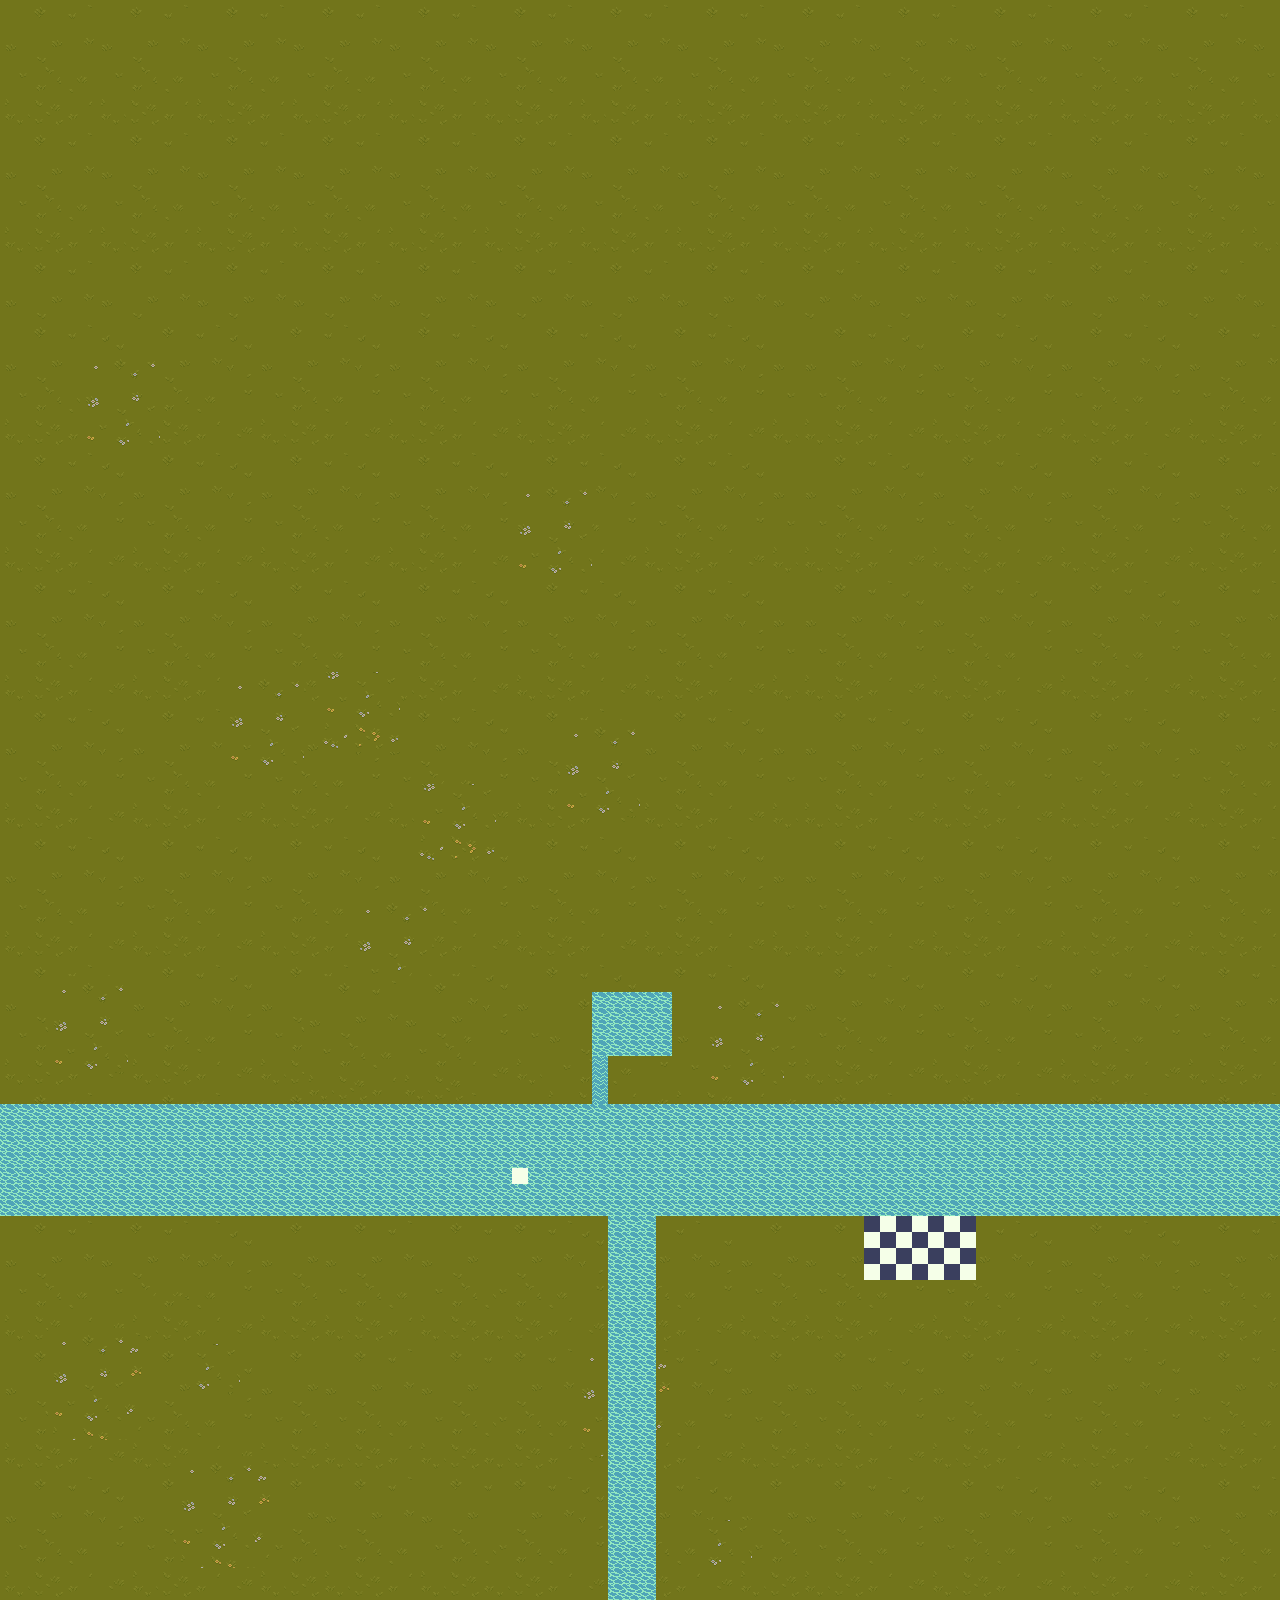

A level layout from a 2D game, rendered from its tile map. Below: a short description, then the map file with tile-grid data replaced by summaries:
An orthogonal 80x100 tile map with 16x16 px tiles, 1 tile layer (scene), 14 tilesets and 95 objects.

<map version="1.10" tiledversion="1.10.1" orientation="orthogonal" renderorder="right-down" width="80" height="100" tilewidth="16" tileheight="16" infinite="0" nextlayerid="3" nextobjectid="222">
 <tileset firstgid="1" name="TX Tileset Grass" tilewidth="16" tileheight="16" tilecount="256" columns="16">
  <image source="TX Tileset Grass.png" width="256" height="256" />
 </tileset>
 <tileset firstgid="257" name="tree-1" tilewidth="113" tileheight="139" tilecount="1" columns="1">
  <image source="tree-1.png" width="113" height="139" />
 </tileset>
 <tileset firstgid="258" name="stone-1" tilewidth="57" tileheight="42" tilecount="1" columns="1">
  <image source="stone-1.png" width="57" height="42" />
 </tileset>
 <tileset firstgid="259" name="wall-1" tilewidth="129" tileheight="64" tilecount="1" columns="1">
  <image source="wall-1.png" width="129" height="64" />
 </tileset>
 <tileset firstgid="260" name="wall-2" tilewidth="19" tileheight="97" tilecount="1" columns="1">
  <image source="wall-2.png" width="19" height="97" />
 </tileset>
 <tileset firstgid="261" name="wall-3" tilewidth="96" tileheight="8" tilecount="1" columns="1">
  <image source="wall-3.png" width="96" height="8" />
 </tileset>
 <tileset firstgid="262" name="Water+" tilewidth="16" tileheight="16" tilecount="168" columns="12">
  <image source="Water+.png" width="192" height="224" />
  <tile id="2">
   <animation>
    <frame tileid="2" duration="200" />
    <frame tileid="3" duration="200" />
    <frame tileid="4" duration="200" />
   </animation>
  </tile>
  <tile id="19">
   <animation>
    <frame tileid="19" duration="200" />
    <frame tileid="20" duration="200" />
   </animation>
  </tile>
  <tile id="156">
   <animation>
    <frame tileid="156" duration="200" />
    <frame tileid="157" duration="200" />
   </animation>
  </tile>
 </tileset>
 <tileset firstgid="430" name="bridge-1" tilewidth="41" tileheight="33" tilecount="1" columns="1">
  <image source="bridge-1.png" width="41" height="33" />
 </tileset>
 <tileset firstgid="431" name="block-1" tilewidth="32" tileheight="46" tilecount="1" columns="1">
  <image source="block-1.png" width="32" height="46" />
 </tileset>
 <tileset firstgid="432" name="barrel-1" tilewidth="28" tileheight="36" tilecount="1" columns="1">
  <image source="barrel-1.png" width="28" height="36" />
 </tileset>
 <tileset firstgid="433" name="stone-2" tilewidth="32" tileheight="19" tilecount="1" columns="1">
  <image source="stone-2.png" width="32" height="19" />
 </tileset>
 <tileset firstgid="434" name="stone-3" tilewidth="27" tileheight="27" tilecount="1" columns="1">
  <image source="stone-3.png" width="27" height="27" />
 </tileset>
 <tileset firstgid="435" name="tree-2" tilewidth="97" tileheight="135" tilecount="1" columns="1">
  <image source="tree-2.png" width="97" height="135" />
 </tileset>
 <tileset firstgid="436" name="bush-1" tilewidth="47" tileheight="42" tilecount="1" columns="1">
  <image source="bush-1.png" width="47" height="42" />
 </tileset>
 <layer id="1" name="scene" width="80" height="100">
  <data>[8000 cells, 8000 non-empty, 115 distinct tile ids]</data>
 </layer>
 <objectgroup id="2" name="objects">
  <object id="4" gid="257" x="183.727" y="1081.73" width="113" height="139" />
  <object id="5" gid="257" x="193.818" y="947.485" width="113" height="139" />
  <object id="6" gid="257" x="179.394" y="769.606" width="113" height="139" />
  <object id="7" gid="257" x="200.909" y="609.272" width="113" height="139" />
  <object id="9" gid="257" x="424.878" y="385.94" width="113" height="139" />
  <object id="10" gid="257" x="587.879" y="391.212" width="113" height="139" />
  <object id="11" gid="257" x="757.03" y="385.939" width="113" height="139" />
  <object id="12" gid="257" x="981.06" y="609.242" width="113" height="139" />
  <object id="13" gid="257" x="976.03" y="764.061" width="113" height="139" />
  <object id="14" gid="257" x="975.212" y="925.333" width="113" height="139" />
  <object id="15" gid="257" x="980.06" y="1084.3" width="113" height="139" />
  <object id="27" gid="259" x="495.273" y="945.334" width="129" height="64" />
  <object id="28" gid="259" x="622.666" y="944.818" width="134.636" height="64" />
  <object id="29" gid="260" x="490.954" y="880.924" width="19" height="97" />
  <object id="30" gid="260" x="491.193" y="784.962" width="19" height="97" />
  <object id="31" gid="260" x="745.129" y="883.265" width="19" height="97" />
  <object id="32" gid="260" x="745.068" y="787.947" width="19" height="97" />
  <object id="33" gid="260" x="490.879" y="689.561" width="19" height="97" />
  <object id="34" gid="260" x="744.439" y="691.591" width="19" height="97" />
  <object id="35" gid="261" x="557" y="604.333" width="96" height="8" />
  <object id="36" gid="261" x="503.182" y="602.621" width="96" height="8" />
  <object id="37" gid="261" x="652.334" y="603.97" width="96" height="8" />
  <object id="52" gid="370" x="235.167" y="1167" width="16" height="16" />
  <object id="53" gid="373" x="636" y="1153.5" width="16" height="16" />
  <object id="54" gid="375" x="741.5" y="1192.5" width="16" height="16" />
  <object id="56" gid="374" x="71.1667" y="1177.83" width="16" height="16" />
  <object id="68" gid="430" x="378.841" y="1137.59" width="41" height="33" />
  <object id="69" gid="430" x="379.5" y="1176.02" width="41" height="33" />
  <object id="70" gid="430" x="378.076" y="1217.52" width="41" height="33" />
  <object id="71" gid="430" x="871.053" y="1138.76" width="41" height="33" />
  <object id="72" gid="430" x="872.432" y="1178.48" width="41" height="33" />
  <object id="73" gid="430" x="872.841" y="1218.45" width="41" height="33" />
  <object id="78" gid="431" x="504.833" y="1266.83" width="32" height="46" />
  <object id="79" gid="431" x="335.333" y="1253.67" width="32" height="46" />
  <object id="89" gid="431" x="757.364" y="1260.92" width="32" height="46" rotation="359.097" />
  <object id="91" gid="431" x="1034.33" y="1302.17" width="32" height="46" />
  <object id="92" gid="257" x="478.833" y="1229.17" width="113" height="139" />
  <object id="96" gid="257" x="269" y="1232" width="113" height="139" />
  <object id="97" gid="257" x="751.667" y="1232" width="113" height="139" />
  <object id="98" gid="257" x="967" y="1235.83" width="113" height="139" />
  <object id="99" gid="432" x="290.5" y="1253.5" width="28" height="36" />
  <object id="100" gid="432" x="799" y="1277.67" width="28" height="36" />
  <object id="114" gid="433" x="471.833" y="1240.67" width="32" height="19" />
  <object id="115" gid="433" x="979.5" y="1281.83" width="32" height="19" />
  <object id="142" gid="434" x="631.334" y="1070.33" width="27" height="27" />
  <object id="150" gid="434" x="664.666" y="1004" width="27" height="27" />
  <object id="151" gid="434" x="656.334" y="1068" width="27" height="27" />
  <object id="152" gid="434" x="588.333" y="996.666" width="27" height="27" />
  <object id="153" gid="434" x="606.667" y="1070.33" width="27" height="27" />
  <object id="154" gid="434" x="665" y="1046" width="27" height="27" />
  <object id="155" gid="434" x="663.334" y="1024.67" width="27" height="27" />
  <object id="156" gid="434" x="642" y="997.333" width="27" height="27" />
  <object id="160" gid="434" x="615" y="997.333" width="27" height="27" />
  <object id="161" gid="257" x="513" y="984.333" width="113" height="139" />
  <object id="164" gid="257" x="621.152" y="973.455" width="113" height="139" />
  <object id="171" gid="434" x="572" y="1013.33" width="27" height="27" />
  <object id="172" gid="434" x="567.667" y="1032.67" width="27" height="27" />
  <object id="173" gid="434" x="567.333" y="1050.33" width="27" height="27" />
  <object id="174" gid="434" x="569.667" y="1067" width="27" height="27" />
  </objectgroup>
</map>
<!-- 36 of 95 objects omitted -->
